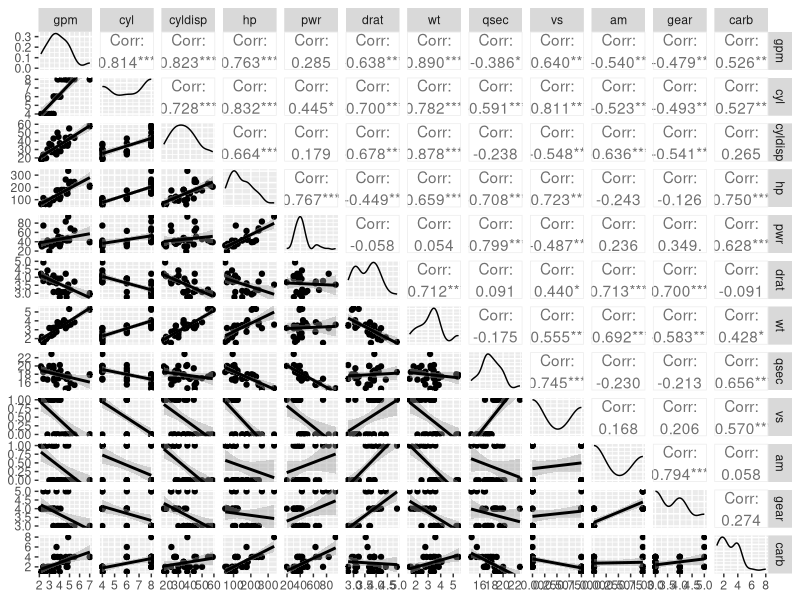

Write R code to recreate this figure. (Note: this script raises an error after producing the figure.)
library(dplyr)
library(GGally)
library(car)
library(caret)

data(mtcars)

mtcars <- mtcars %>%
  mutate(cyldisp = disp / cyl, pwr = hp / wt, gpm = 73 / mpg)  %>%
  select(gpm,cyl,cyldisp,hp,pwr,drat,wt,qsec,vs,am,gear,carb)

ggpairs(mtcars, lower = list(continuous = wrap("smooth", method = "lm")))

mtcars <- mtcars %>%
  transform(cyl = as.factor(cyl), vs = as.factor(vs), am = as.factor(am), gear = as.factor(gear), carb = as.factor(carb))
  #select(gpm,cyl,cyldisp,hp,pwr,drat,wt,qsec,vs,am,gear,carb)

findCorrelation(cor(mtcars), cutoff=.5)

fitAll <- glm(gpm ~ am + wt + cyldisp + cyl + hp + vs + drat + carb + gear + qsec + pwr , data=mtcars)
